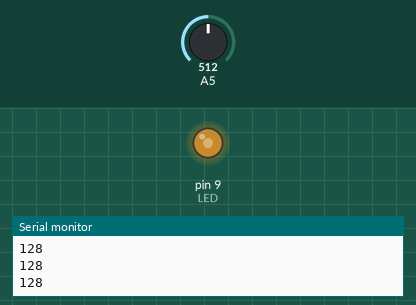
A sketch run on a simulated Arduino Uno, built with avr-gcc and run on an emulated ATmega328P. On the bench: output pins drawn as LEDs (lit = HIGH), the last lines printed to the serial monitor. The inputs (shaded band) are chosen by the test bench; at power-on: A5 = 512.

Above: at 1.2 s.
1.3 s: A5 set to 716
At 1.8 s:
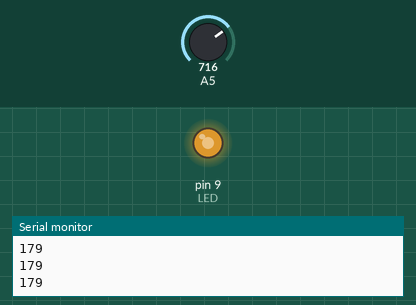
2.8 s: A5 set to 900
At 4.0 s:
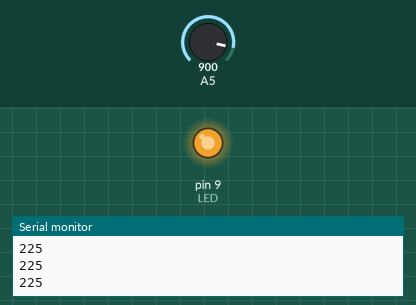
4.3 s: A5 set to 122
At 5.2 s:
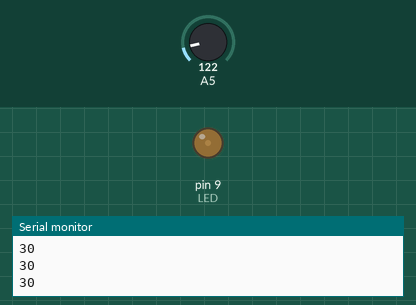
5.8 s: A5 set to 0
At 6.4 s:
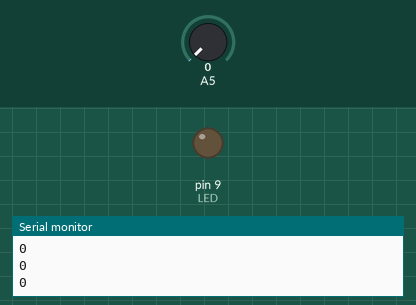
Timing chart, 0 to 8.3 s (numbered marks = the images above; inputs shaded):
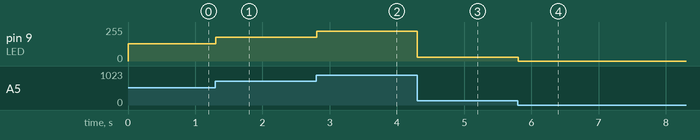

The sketch:

potentiometer_test.ino
```cpp
int LED = 9;

void setup() {
  Serial.begin(9600);
  pinMode(LED, OUTPUT);
  // put your setup code here, to run once:

}

void loop() {
  int val = analogRead(A5) / 4;
  Serial.println(val);
  analogWrite(LED, val);
  // put your main code here, to run repeatedly:

}
```

Measured:
- after the input at 1.3 s, pin 9 (LED): 128/255 → 179/255 at once
- after the input at 2.8 s, pin 9 (LED): 179/255 → 225/255 at once
- after the input at 4.3 s, pin 9 (LED): 225/255 → 30/255 at once
- after the input at 5.8 s, pin 9 (LED): 30/255 → 0/255 at once
